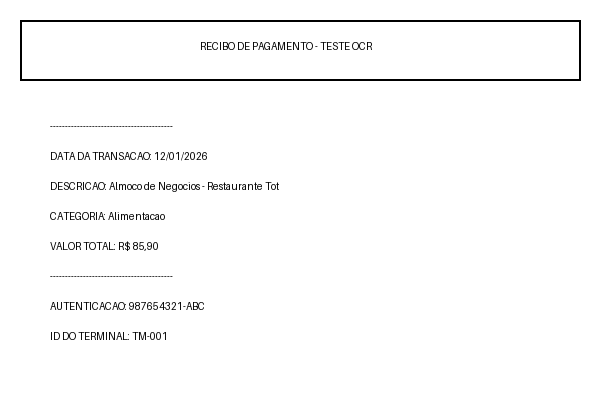
#> input picture tests/comprovativo_teste.png, 600 x 400 px
$ python -i ocr.py   (imports and definitions only)
#> lines starting #> are read from the running program, lines starting #| are printed output that depends on the picture; after the words box and inside, x2 and y2 are one past the last pixel; in counts of white or black regions, pixels touching at a corner belong together
#> in extrair_texto_imagem, img_pil is the input picture: PIL image 600x400 RGB; min 0, max 255, mean 249.6
import time
from functools import lru_cache
from typing import Iterable, Sequence

import cv2
import easyocr
import numpy as np
from PIL import Image, ImageOps


@lru_cache(maxsize=4)
def obter_leitor_ocr(idiomas: Sequence[str] = ("pt", "en"), gpu: bool = False):
    """Inicializa e mantém em cache o leitor do EasyOCR."""
    return easyocr.Reader(list(idiomas), gpu=gpu)


def _resize_max(img_np: np.ndarray, max_w: int = 1800) -> np.ndarray:
    h, w = img_np.shape[:2]
    if w <= max_w:
        return img_np

    scale = max_w / float(w)
    nh = int(h * scale)
    return cv2.resize(img_np, (max_w, nh), interpolation=cv2.INTER_AREA)


def is_blank_or_low_density(image: np.ndarray, threshold: float = 0.02) -> bool:
    """Detecta páginas com baixa densidade de tinta (potencialmente irrelevantes)."""
#> called with threshold = 0.02
    if image.size == 0:
        return True

    if len(image.shape) == 2:
        gray = image
    else:
        gray = cv2.cvtColor(image, cv2.COLOR_RGB2GRAY)

    _, binary = cv2.threshold(gray, 200, 255, cv2.THRESH_BINARY_INV)
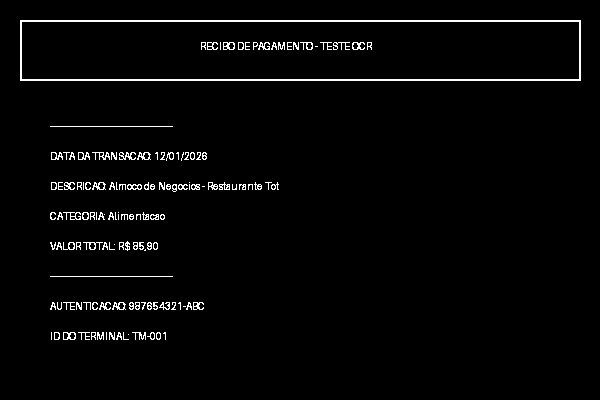
#> binary: shape (400, 600); 2.6% white in thin lines or dots, all inside (x1, y1, x2, y2) = (20, 20, 581, 340)
    ink_pixels = int(np.sum(binary == 255))
#> ink_pixels = 6169
    total_pixels = int(binary.size) or 1
#> total_pixels = 240000
    density = ink_pixels / total_pixels
#> density = 0.0257
    return density < threshold


def crop_roi(image: np.ndarray, top_ratio: float = 0.1, bottom_ratio: float = 0.1, side_ratio: float = 0.05) -> np.ndarray:
    """Recorta margens superior/inferior/laterais para focar na região útil."""
#> called with top_ratio = 0.1, bottom_ratio = 0.1, side_ratio = 0.05
    h, w = image.shape[:2]
#> h = 400; w = 600
    if h == 0 or w == 0:
        return image

    top = int(h * top_ratio)
#> top = 40
    bottom = int(h * (1 - bottom_ratio))
#> bottom = 360
    left = int(w * side_ratio)
#> left = 30
    right = int(w * (1 - side_ratio))
#> right = 570

    if top >= bottom or left >= right:
        return image
    return image[top:bottom, left:right]
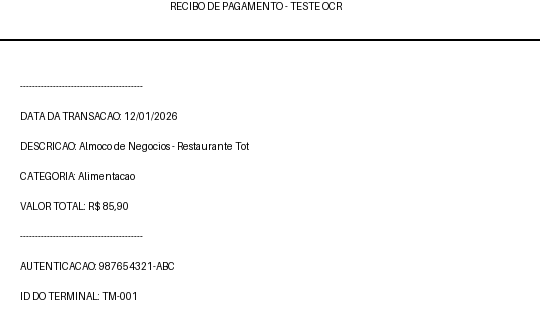
#> returned value: shape (320, 540, 3); min 0, max 255, mean 249.6


def normalize_scale(image: np.ndarray, target_width: int = 1600) -> np.ndarray:
    """Padroniza largura máxima para reduzir custo mantendo legibilidade."""
#> called with target_width = 1600
    h, w = image.shape[:2]
#> h = 320; w = 540
    if w <= target_width or w == 0 or h == 0:
        return image

    scale_ratio = target_width / float(w)
    new_height = max(1, int(h * scale_ratio))
    return cv2.resize(image, (target_width, new_height), interpolation=cv2.INTER_AREA)


def preprocessar_imagem_ocr(img_np: np.ndarray) -> np.ndarray:
    """Aplica pré-processamento amigável para OCR de recibos/notas."""
    img_gray = cv2.cvtColor(img_np, cv2.COLOR_RGB2GRAY)
    img_denoised = cv2.fastNlMeansDenoising(img_gray, h=15)
    clahe = cv2.createCLAHE(clipLimit=2.0, tileGridSize=(8, 8))
    img_eq = clahe.apply(img_denoised)
    img_thresh = cv2.adaptiveThreshold(
        img_eq,
        255,
        cv2.ADAPTIVE_THRESH_GAUSSIAN_C,
        cv2.THRESH_BINARY,
        31,
        2,
    )
    return img_thresh


def _join_with_conf(resultados: Iterable, min_conf: float = 0.35) -> str:
    partes = []
    for item in resultados:
        if not isinstance(item, (list, tuple)) or len(item) < 3:
            continue

        texto = str(item[1]).strip()
        conf = float(item[2]) if item[2] is not None else 0.0
        if texto and conf >= min_conf:
            partes.append(texto)

    return " ".join(partes).strip()


def extrair_texto_imagem(arquivo_imagem, idiomas: Sequence[str] = ("pt", "en"), gpu: bool = False):
    """Processa imagem e extrai texto usando EasyOCR com fallback inteligente."""
    try:
        inicio = time.time()

        img_pil = Image.open(arquivo_imagem)
        img_pil = ImageOps.exif_transpose(img_pil)
        img_pil = img_pil.convert("RGB")

        img_np = np.array(img_pil)

        if is_blank_or_low_density(img_np):
            tempo_total = time.time() - inicio
            nome_arquivo = getattr(arquivo_imagem, "name", "BytesIO")
            print(f"[OCR] Arquivo: {nome_arquivo} | Tempo: {tempo_total:.2f}s | Página ignorada por baixa densidade")
            return "", tempo_total, None

        img_np = crop_roi(img_np)
        img_np = normalize_scale(img_np, target_width=1600)
        img_np = _resize_max(img_np, max_w=1800)

        reader = obter_leitor_ocr(tuple(idiomas), gpu=gpu)

        resultados = reader.readtext(img_np, detail=1)
        texto_total = _join_with_conf(resultados, min_conf=0.35)

        digits = sum(c.isdigit() for c in texto_total)
        if (not texto_total) or (len(texto_total) < 40) or (digits < 6):
            img_preprocessada = preprocessar_imagem_ocr(img_np)
            resultados_pre = reader.readtext(img_preprocessada, detail=1)
            texto_pre = _join_with_conf(resultados_pre, min_conf=0.30)
            if len(texto_pre) > len(texto_total):
                texto_total = texto_pre

        tempo_total = time.time() - inicio

        nome_arquivo = getattr(arquivo_imagem, "name", "BytesIO")
        print(f"[OCR] Arquivo: {nome_arquivo} | Tempo: {tempo_total:.2f}s | Len: {len(texto_total)}")

        return texto_total, tempo_total, None

    except Exception as exc:
        return "", 0, f"Erro no motor de OCR: {str(exc)}"

#> (the run stopped early here; a loop or call above may not have finished)
